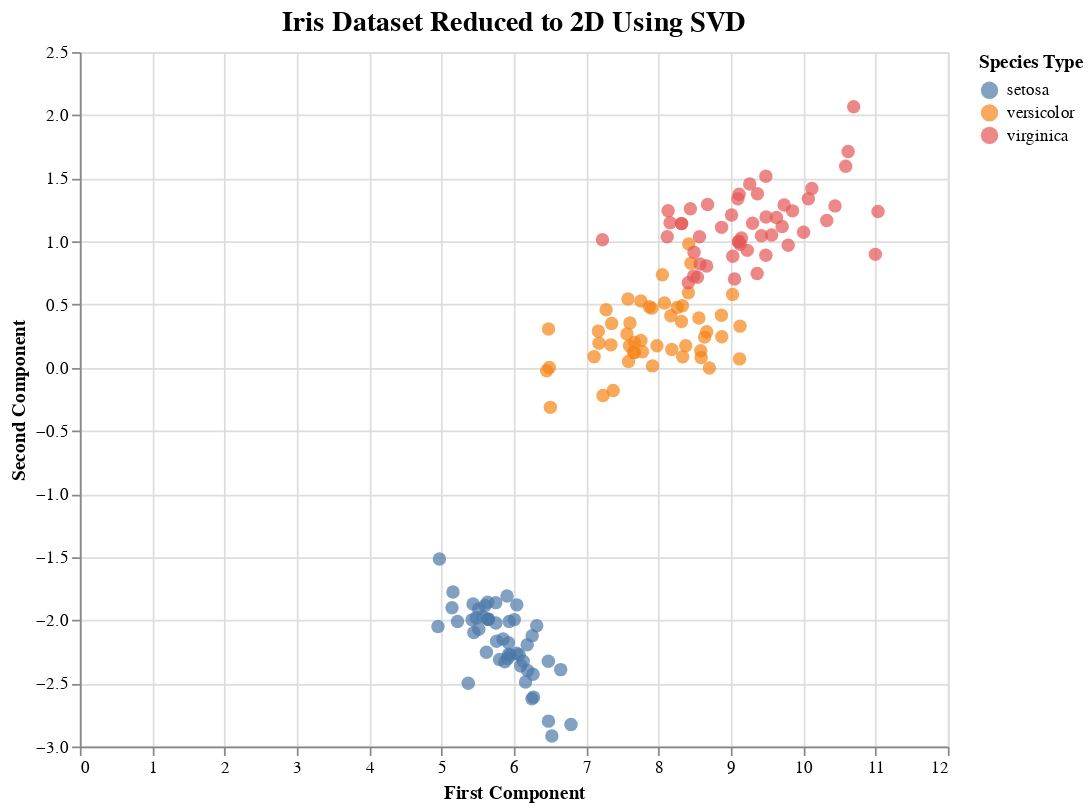

Notebook source saved alongside this figure:
### Markdown cell above
---

**Alternatives**:

We can also use **`altair`** to plot. This is a python library that uses the **vega** API. See here for more information: https://altair-viz.github.io/

### Code cell
# Create an interactive scatter plot
chart = alt.Chart(df_iris).mark_circle(size=60).encode(
    x=alt.X('svd1', title='First Component'),
    y=alt.Y('svd2', title='Second Component'),
    color=alt.Color('species', title='Species Type'),
    tooltip=['species']  # Add tooltip for interactivity
).properties(
    width=500,
    height=400,
    title='Iris Dataset Reduced to 2D Using SVD'
).configure_title(
    fontSize=16,
    anchor='middle'
).interactive()

# Display the chart
chart

### Figure 1 — Vega-Lite specification as saved in the notebook (floating-point values rounded to 4 significant figures; data arrays with more than 128 entries replaced by an {"elided": "..."} marker saying what was removed)
{"config": {"view": {"continuousWidth": 400, "continuousHeight": 300}, "title": {"anchor": "middle", "fontSize": 16}}, "data": {"name": "data-472e4f3c072076a2b2125e7337f6191b"}, "mark": {"type": "circle", "size": 60}, "encoding": {"color": {"field": "species", "title": "Species Type", "type": "nominal"}, "tooltip": [{"field": "species", "type": "nominal"}], "x": {"field": "svd1", "title": "First Component", "type": "quantitative"}, "y": {"field": "svd2", "title": "Second Component", "type": "quantitative"}}, "height": 400, "selection": {"selector001": {"type": "interval", "bind": "scales", "encodings": ["x", "y"]}}, "title": "Iris Dataset Reduced to 2D Using SVD", "width": 500, "$schema": "https://vega.github.io/schema/vega-lite/v4.17.0.json", "datasets": {"data-472e4f3c072076a2b2125e7337f6191b": {"elided": "150 records"}}}
